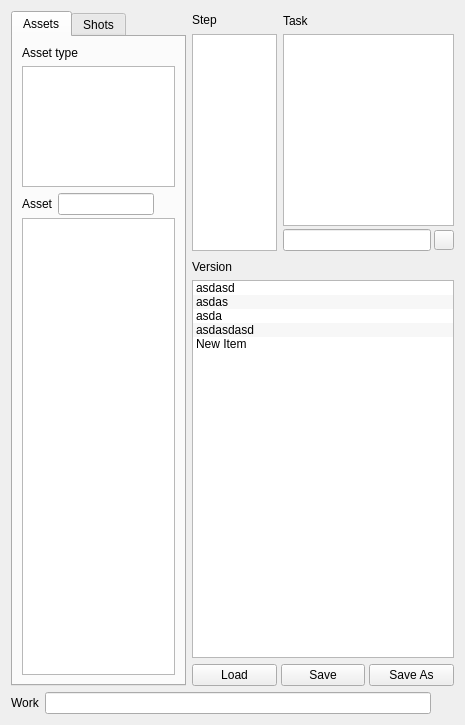
<?xml version="1.0" encoding="UTF-8"?>
<ui version="4.0">
 <class>HiveBro</class>
 <widget class="QDialog" name="HiveBro">
  <property name="geometry">
   <rect>
    <x>0</x>
    <y>0</y>
    <width>465</width>
    <height>725</height>
   </rect>
  </property>
  <property name="windowTitle">
   <string>HiveBro</string>
  </property>
  <layout class="QGridLayout" name="gridLayout_2">
   <item row="0" column="0">
    <layout class="QHBoxLayout" name="horizontalLayout_3" stretch="2,3">
     <item>
      <widget class="HTabWidget" name="RootTabs">
       <property name="currentIndex">
        <number>0</number>
       </property>
       <widget class="QWidget" name="assets_tab">
        <attribute name="title">
         <string>Assets</string>
        </attribute>
        <layout class="QGridLayout" name="gridLayout_3">
         <item row="0" column="0">
          <layout class="QHBoxLayout" name="horizontalLayout_2" stretch="0">
           <item>
            <layout class="QVBoxLayout" name="verticalLayout_3" stretch="0,1,4">
             <item>
              <widget class="QLabel" name="label_6">
               <property name="text">
                <string>Asset type</string>
               </property>
              </widget>
             </item>
             <item>
              <widget class="HListWidget" name="AssetType"/>
             </item>
             <item>
              <layout class="QVBoxLayout" name="verticalLayout_6">
               <property name="spacing">
                <number>3</number>
               </property>
               <item>
                <layout class="QHBoxLayout" name="horizontalLayout_4">
                 <property name="spacing">
                  <number>3</number>
                 </property>
                 <item>
                  <widget class="QLabel" name="label_11">
                   <property name="minimumSize">
                    <size>
                     <width>33</width>
                     <height>0</height>
                    </size>
                   </property>
                   <property name="text">
                    <string>Asset</string>
                   </property>
                  </widget>
                 </item>
                 <item>
                  <widget class="QLineEdit" name="AssetFilter"/>
                 </item>
                 <item>
                  <widget class="HPushButton" name="AssetFilterClear">
                   <property name="maximumSize">
                    <size>
                     <width>18</width>
                     <height>18</height>
                    </size>
                   </property>
                   <property name="text">
                    <string/>
                   </property>
                   <property name="icon">
                    <iconset>
                     <normaloff>P:/global/code/pipeline/bootstrap/psycons/icon_packs/EMOJI/icon.2414.png</normaloff>P:/global/code/pipeline/bootstrap/psycons/icon_packs/EMOJI/icon.2414.png</iconset>
                   </property>
                   <property name="iconSize">
                    <size>
                     <width>18</width>
                     <height>18</height>
                    </size>
                   </property>
                   <property name="flat">
                    <bool>true</bool>
                   </property>
                  </widget>
                 </item>
                </layout>
               </item>
               <item>
                <widget class="HListWidget" name="Asset"/>
               </item>
              </layout>
             </item>
            </layout>
           </item>
          </layout>
         </item>
        </layout>
       </widget>
       <widget class="QWidget" name="tab">
        <attribute name="title">
         <string>Shots</string>
        </attribute>
        <layout class="QGridLayout" name="gridLayout">
         <item row="0" column="0">
          <layout class="QHBoxLayout" name="horizontalLayout" stretch="0">
           <item>
            <layout class="QVBoxLayout" name="verticalLayout" stretch="0,1,5">
             <item>
              <widget class="QLabel" name="label_3">
               <property name="text">
                <string>Sequence</string>
               </property>
              </widget>
             </item>
             <item>
              <widget class="HListWidget" name="Sequence"/>
             </item>
             <item>
              <layout class="QVBoxLayout" name="verticalLayout_9">
               <property name="spacing">
                <number>3</number>
               </property>
               <item>
                <layout class="QHBoxLayout" name="horizontalLayout_9">
                 <property name="spacing">
                  <number>3</number>
                 </property>
                 <item>
                  <widget class="QLabel" name="label_4">
                   <property name="minimumSize">
                    <size>
                     <width>31</width>
                     <height>0</height>
                    </size>
                   </property>
                   <property name="text">
                    <string>Shot</string>
                   </property>
                  </widget>
                 </item>
                 <item>
                  <widget class="QLineEdit" name="ShotFilter"/>
                 </item>
                 <item>
                  <widget class="HPushButton" name="ShotFilterClear">
                   <property name="maximumSize">
                    <size>
                     <width>20</width>
                     <height>20</height>
                    </size>
                   </property>
                   <property name="text">
                    <string/>
                   </property>
                   <property name="icon">
                    <iconset>
                     <normaloff>P:/global/code/pipeline/bootstrap/psycons/icon_packs/EMOJI/icon.2414.png</normaloff>P:/global/code/pipeline/bootstrap/psycons/icon_packs/EMOJI/icon.2414.png</iconset>
                   </property>
                   <property name="iconSize">
                    <size>
                     <width>18</width>
                     <height>18</height>
                    </size>
                   </property>
                  </widget>
                 </item>
                </layout>
               </item>
               <item>
                <widget class="HListWidget" name="Shot"/>
               </item>
              </layout>
             </item>
            </layout>
           </item>
          </layout>
         </item>
        </layout>
       </widget>
      </widget>
     </item>
     <item>
      <layout class="QVBoxLayout" name="verticalLayout_4" stretch="0,3,0">
       <item>
        <layout class="QHBoxLayout" name="horizontalLayout_6" stretch="1,2">
         <item>
          <layout class="QVBoxLayout" name="verticalLayout_2">
           <item>
            <widget class="QLabel" name="label_10">
             <property name="minimumSize">
              <size>
               <width>0</width>
               <height>17</height>
              </size>
             </property>
             <property name="text">
              <string>Step</string>
             </property>
            </widget>
           </item>
           <item>
            <widget class="HListWidget" name="Step"/>
           </item>
          </layout>
         </item>
         <item>
          <layout class="QVBoxLayout" name="verticalLayout_5">
           <property name="spacing">
            <number>3</number>
           </property>
           <item>
            <layout class="QHBoxLayout" name="horizontalLayout_7">
             <property name="spacing">
              <number>3</number>
             </property>
             <item>
              <widget class="QLabel" name="label_12">
               <property name="minimumSize">
                <size>
                 <width>29</width>
                 <height>0</height>
                </size>
               </property>
               <property name="text">
                <string>Task</string>
               </property>
              </widget>
             </item>
             <item>
              <widget class="HPushButton" name="TaskRefresh">
               <property name="maximumSize">
                <size>
                 <width>20</width>
                 <height>20</height>
                </size>
               </property>
               <property name="text">
                <string/>
               </property>
               <property name="icon">
                <iconset>
                 <normaloff>P:/global/code/pipeline/bootstrap/psycons/icon_packs/EMOJI/icon.2347.png</normaloff>P:/global/code/pipeline/bootstrap/psycons/icon_packs/EMOJI/icon.2347.png</iconset>
               </property>
               <property name="iconSize">
                <size>
                 <width>18</width>
                 <height>18</height>
                </size>
               </property>
               <property name="flat">
                <bool>true</bool>
               </property>
              </widget>
             </item>
            </layout>
           </item>
           <item>
            <widget class="HListWidget" name="Task"/>
           </item>
           <item>
            <layout class="QHBoxLayout" name="horizontalLayout_10">
             <property name="spacing">
              <number>3</number>
             </property>
             <item>
              <widget class="QLineEdit" name="TaskEdit"/>
             </item>
             <item>
              <widget class="HPushButton" name="TaskAdd">
               <property name="maximumSize">
                <size>
                 <width>20</width>
                 <height>20</height>
                </size>
               </property>
               <property name="text">
                <string/>
               </property>
               <property name="icon">
                <iconset>
                 <normaloff>P:/global/code/pipeline/bootstrap/psycons/icon_packs/EMOJI/icon.2414.png</normaloff>P:/global/code/pipeline/bootstrap/psycons/icon_packs/EMOJI/icon.2414.png</iconset>
               </property>
               <property name="iconSize">
                <size>
                 <width>18</width>
                 <height>18</height>
                </size>
               </property>
              </widget>
             </item>
            </layout>
           </item>
          </layout>
         </item>
        </layout>
       </item>
       <item>
        <layout class="QVBoxLayout" name="verticalLayout_8">
         <property name="spacing">
          <number>3</number>
         </property>
         <item>
          <layout class="QHBoxLayout" name="horizontalLayout_8">
           <property name="spacing">
            <number>2</number>
           </property>
           <item>
            <widget class="QLabel" name="label_9">
             <property name="text">
              <string>Version</string>
             </property>
            </widget>
           </item>
           <item>
            <widget class="HPushButton" name="WorkJumpTo">
             <property name="maximumSize">
              <size>
               <width>20</width>
               <height>20</height>
              </size>
             </property>
             <property name="toolTip">
              <string>Jump to current scene

(right click for recent)</string>
             </property>
             <property name="text">
              <string/>
             </property>
             <property name="icon">
              <iconset>
               <normaloff>P:/global/code/pipeline/bootstrap/psycons/icon_packs/EMOJI/icon.2277.png</normaloff>P:/global/code/pipeline/bootstrap/psycons/icon_packs/EMOJI/icon.2277.png</iconset>
             </property>
             <property name="iconSize">
              <size>
               <width>18</width>
               <height>18</height>
              </size>
             </property>
             <property name="flat">
              <bool>true</bool>
             </property>
            </widget>
           </item>
           <item>
            <widget class="HPushButton" name="WorkView">
             <property name="maximumSize">
              <size>
               <width>20</width>
               <height>20</height>
              </size>
             </property>
             <property name="text">
              <string/>
             </property>
             <property name="icon">
              <iconset>
               <normaloff>P:/global/code/pipeline/bootstrap/psycons/icon_packs/EMOJI/icon.2381.png</normaloff>P:/global/code/pipeline/bootstrap/psycons/icon_packs/EMOJI/icon.2381.png</iconset>
             </property>
             <property name="iconSize">
              <size>
               <width>18</width>
               <height>18</height>
              </size>
             </property>
             <property name="flat">
              <bool>true</bool>
             </property>
            </widget>
           </item>
           <item>
            <widget class="HPushButton" name="WorkRefresh">
             <property name="maximumSize">
              <size>
               <width>20</width>
               <height>20</height>
              </size>
             </property>
             <property name="text">
              <string/>
             </property>
             <property name="icon">
              <iconset>
               <normaloff>P:/global/code/pipeline/bootstrap/psycons/icon_packs/EMOJI/icon.2347.png</normaloff>P:/global/code/pipeline/bootstrap/psycons/icon_packs/EMOJI/icon.2347.png</iconset>
             </property>
             <property name="iconSize">
              <size>
               <width>18</width>
               <height>18</height>
              </size>
             </property>
             <property name="flat">
              <bool>true</bool>
             </property>
            </widget>
           </item>
          </layout>
         </item>
         <item>
          <widget class="HListWidget" name="Work">
           <property name="alternatingRowColors">
            <bool>true</bool>
           </property>
           <property name="iconSize">
            <size>
             <width>30</width>
             <height>30</height>
            </size>
           </property>
           <property name="spacing">
            <number>3</number>
           </property>
           <item>
            <property name="text">
             <string>asdasd</string>
            </property>
           </item>
           <item>
            <property name="text">
             <string>asdas</string>
            </property>
           </item>
           <item>
            <property name="text">
             <string>asda</string>
            </property>
           </item>
           <item>
            <property name="text">
             <string>asdasdasd</string>
            </property>
           </item>
           <item>
            <property name="text">
             <string>New Item</string>
            </property>
            <property name="icon">
             <iconset>
              <normaloff>P:/global/code/pipeline/bootstrap/psycons/icon_packs/EMOJI/icon.0089.png</normaloff>P:/global/code/pipeline/bootstrap/psycons/icon_packs/EMOJI/icon.0089.png</iconset>
            </property>
           </item>
          </widget>
         </item>
        </layout>
       </item>
       <item>
        <layout class="QHBoxLayout" name="horizontalLayout_5">
         <property name="spacing">
          <number>4</number>
         </property>
         <item>
          <widget class="HPushButton" name="WorkLoad">
           <property name="text">
            <string>Load</string>
           </property>
          </widget>
         </item>
         <item>
          <widget class="HPushButton" name="WorkSave">
           <property name="text">
            <string>Save</string>
           </property>
          </widget>
         </item>
         <item>
          <widget class="HPushButton" name="WorkSaveAs">
           <property name="text">
            <string>Save As</string>
           </property>
          </widget>
         </item>
        </layout>
       </item>
      </layout>
     </item>
    </layout>
   </item>
   <item row="1" column="0">
    <layout class="QHBoxLayout" name="horizontalLayout_11">
     <property name="spacing">
      <number>3</number>
     </property>
     <item>
      <widget class="QLabel" name="label_5">
       <property name="minimumSize">
        <size>
         <width>31</width>
         <height>0</height>
        </size>
       </property>
       <property name="text">
        <string>Work</string>
       </property>
      </widget>
     </item>
     <item>
      <widget class="QLineEdit" name="WorkPath">
       <property name="readOnly">
        <bool>true</bool>
       </property>
      </widget>
     </item>
     <item>
      <widget class="HPushButton" name="WorkCopy">
       <property name="maximumSize">
        <size>
         <width>20</width>
         <height>20</height>
        </size>
       </property>
       <property name="text">
        <string/>
       </property>
       <property name="icon">
        <iconset>
         <normaloff>P:/global/code/pipeline/bootstrap/psycons/icon_packs/EMOJI/icon.2237.png</normaloff>P:/global/code/pipeline/bootstrap/psycons/icon_packs/EMOJI/icon.2237.png</iconset>
       </property>
       <property name="iconSize">
        <size>
         <width>18</width>
         <height>18</height>
        </size>
       </property>
       <property name="flat">
        <bool>true</bool>
       </property>
      </widget>
     </item>
    </layout>
   </item>
  </layout>
 </widget>
 <customwidgets>
  <customwidget>
   <class>HListWidget</class>
   <extends>QListWidget</extends>
   <header>hlistwidget.h</header>
   <slots>
    <slot>blah()</slot>
    <slot>redraw()</slot>
   </slots>
  </customwidget>
  <customwidget>
   <class>HPushButton</class>
   <extends>QPushButton</extends>
   <header>hpushbutton.h</header>
  </customwidget>
  <customwidget>
   <class>HTabWidget</class>
   <extends>QTabWidget</extends>
   <header>htabwidget.h</header>
   <container>1</container>
  </customwidget>
 </customwidgets>
 <resources/>
 <connections/>
</ui>
